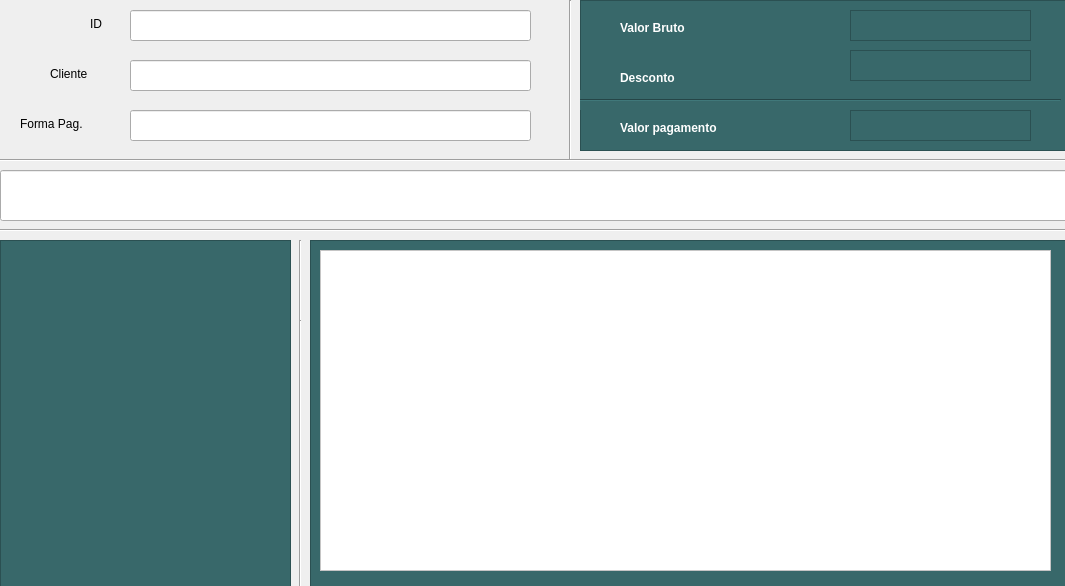
<?xml version="1.0" encoding="UTF-8"?>
<ui version="4.0">
 <class>Form</class>
 <widget class="QWidget" name="Form">
  <property name="geometry">
   <rect>
    <x>0</x>
    <y>0</y>
    <width>1065</width>
    <height>586</height>
   </rect>
  </property>
  <property name="sizePolicy">
   <sizepolicy hsizetype="Fixed" vsizetype="Preferred">
    <horstretch>0</horstretch>
    <verstretch>0</verstretch>
   </sizepolicy>
  </property>
  <property name="windowTitle">
   <string>Form</string>
  </property>
  <widget class="QLabel" name="label_6">
   <property name="geometry">
    <rect>
     <x>50</x>
     <y>60</y>
     <width>61</width>
     <height>28</height>
    </rect>
   </property>
   <property name="styleSheet">
    <string notr="true">font: 12pt &quot;Segoe UI&quot;;</string>
   </property>
   <property name="text">
    <string>Cliente</string>
   </property>
  </widget>
  <widget class="QLineEdit" name="input_id">
   <property name="geometry">
    <rect>
     <x>130</x>
     <y>10</y>
     <width>401</width>
     <height>31</height>
    </rect>
   </property>
  </widget>
  <widget class="QLineEdit" name="input_forma_pagamento">
   <property name="geometry">
    <rect>
     <x>130</x>
     <y>110</y>
     <width>401</width>
     <height>31</height>
    </rect>
   </property>
  </widget>
  <widget class="Line" name="line_2">
   <property name="geometry">
    <rect>
     <x>-10</x>
     <y>220</y>
     <width>1091</width>
     <height>20</height>
    </rect>
   </property>
   <property name="orientation">
    <enum>Qt::Horizontal</enum>
   </property>
  </widget>
  <widget class="QLabel" name="label_3">
   <property name="geometry">
    <rect>
     <x>90</x>
     <y>10</y>
     <width>31</width>
     <height>28</height>
    </rect>
   </property>
   <property name="styleSheet">
    <string notr="true">font: 12pt &quot;Segoe UI&quot;;</string>
   </property>
   <property name="text">
    <string>ID</string>
   </property>
  </widget>
  <widget class="QLineEdit" name="input_cliente">
   <property name="geometry">
    <rect>
     <x>130</x>
     <y>60</y>
     <width>401</width>
     <height>31</height>
    </rect>
   </property>
  </widget>
  <widget class="QWidget" name="formLayoutWidget_4">
   <property name="geometry">
    <rect>
     <x>570</x>
     <y>810</y>
     <width>181</width>
     <height>61</height>
    </rect>
   </property>
   <layout class="QFormLayout" name="formLayout_8">
    <item row="0" column="1">
     <widget class="QLabel" name="label_8">
      <property name="styleSheet">
       <string notr="true">font: 12pt &quot;Segoe UI&quot;;</string>
      </property>
      <property name="text">
       <string>Telefone de contato</string>
      </property>
     </widget>
    </item>
    <item row="1" column="1">
     <widget class="QLineEdit" name="input_telefone_3"/>
    </item>
   </layout>
  </widget>
  <widget class="QLabel" name="label_10">
   <property name="geometry">
    <rect>
     <x>20</x>
     <y>110</y>
     <width>101</width>
     <height>28</height>
    </rect>
   </property>
   <property name="styleSheet">
    <string notr="true">font: 12pt &quot;Segoe UI&quot;;</string>
   </property>
   <property name="text">
    <string>Forma Pag.</string>
   </property>
  </widget>
  <widget class="QLineEdit" name="input_produto">
   <property name="geometry">
    <rect>
     <x>0</x>
     <y>170</y>
     <width>1101</width>
     <height>51</height>
    </rect>
   </property>
  </widget>
  <widget class="QPushButton" name="pushButton">
   <property name="geometry">
    <rect>
     <x>320</x>
     <y>770</y>
     <width>121</width>
     <height>28</height>
    </rect>
   </property>
   <property name="text">
    <string>Finalizar cadastro</string>
   </property>
  </widget>
  <widget class="QWidget" name="formLayoutWidget_3">
   <property name="geometry">
    <rect>
     <x>570</x>
     <y>700</y>
     <width>461</width>
     <height>61</height>
    </rect>
   </property>
   <layout class="QFormLayout" name="formLayout_10">
    <item row="0" column="1">
     <widget class="QLabel" name="label_11">
      <property name="styleSheet">
       <string notr="true">font: 12pt &quot;Segoe UI&quot;;</string>
      </property>
      <property name="text">
       <string>Email</string>
      </property>
     </widget>
    </item>
    <item row="1" column="1">
     <widget class="QLineEdit" name="input_email_3"/>
    </item>
   </layout>
  </widget>
  <widget class="QFrame" name="frame">
   <property name="geometry">
    <rect>
     <x>580</x>
     <y>0</y>
     <width>531</width>
     <height>151</height>
    </rect>
   </property>
   <property name="styleSheet">
    <string notr="true">background-color: rgb(56, 104, 106);</string>
   </property>
   <property name="frameShape">
    <enum>QFrame::StyledPanel</enum>
   </property>
   <property name="frameShadow">
    <enum>QFrame::Raised</enum>
   </property>
   <widget class="QFrame" name="frame_valor_bruto">
    <property name="geometry">
     <rect>
      <x>270</x>
      <y>10</y>
      <width>181</width>
      <height>31</height>
     </rect>
    </property>
    <property name="frameShape">
     <enum>QFrame::StyledPanel</enum>
    </property>
    <property name="frameShadow">
     <enum>QFrame::Raised</enum>
    </property>
   </widget>
   <widget class="QFrame" name="frame_valor_desconto">
    <property name="geometry">
     <rect>
      <x>270</x>
      <y>50</y>
      <width>181</width>
      <height>31</height>
     </rect>
    </property>
    <property name="frameShape">
     <enum>QFrame::StyledPanel</enum>
    </property>
    <property name="frameShadow">
     <enum>QFrame::Raised</enum>
    </property>
   </widget>
   <widget class="QFrame" name="frame_valor_pagamento">
    <property name="geometry">
     <rect>
      <x>270</x>
      <y>110</y>
      <width>181</width>
      <height>31</height>
     </rect>
    </property>
    <property name="frameShape">
     <enum>QFrame::StyledPanel</enum>
    </property>
    <property name="frameShadow">
     <enum>QFrame::Raised</enum>
    </property>
   </widget>
   <widget class="QLabel" name="label_2">
    <property name="geometry">
     <rect>
      <x>40</x>
      <y>20</y>
      <width>111</width>
      <height>16</height>
     </rect>
    </property>
    <property name="font">
     <font>
      <pointsize>9</pointsize>
      <weight>75</weight>
      <bold>true</bold>
     </font>
    </property>
    <property name="styleSheet">
     <string notr="true">QLabel {color: rgb(255, 255, 255)}</string>
    </property>
    <property name="text">
     <string>Valor Bruto</string>
    </property>
   </widget>
   <widget class="QLabel" name="label_12">
    <property name="geometry">
     <rect>
      <x>40</x>
      <y>70</y>
      <width>71</width>
      <height>16</height>
     </rect>
    </property>
    <property name="font">
     <font>
      <pointsize>9</pointsize>
      <weight>75</weight>
      <bold>true</bold>
     </font>
    </property>
    <property name="styleSheet">
     <string notr="true">QLabel {color: rgb(255, 255, 255)}</string>
    </property>
    <property name="text">
     <string>Desconto</string>
    </property>
   </widget>
   <widget class="QLabel" name="label_13">
    <property name="geometry">
     <rect>
      <x>40</x>
      <y>120</y>
      <width>131</width>
      <height>16</height>
     </rect>
    </property>
    <property name="font">
     <font>
      <pointsize>9</pointsize>
      <weight>75</weight>
      <bold>true</bold>
     </font>
    </property>
    <property name="styleSheet">
     <string notr="true">QLabel {color: rgb(255, 255, 255)}</string>
    </property>
    <property name="text">
     <string>Valor pagamento</string>
    </property>
   </widget>
   <widget class="Line" name="line_3">
    <property name="geometry">
     <rect>
      <x>0</x>
      <y>90</y>
      <width>481</width>
      <height>20</height>
     </rect>
    </property>
    <property name="styleSheet">
     <string notr="true">QLabel {color: rgb(255, 255, 255)}</string>
    </property>
    <property name="orientation">
     <enum>Qt::Horizontal</enum>
    </property>
   </widget>
  </widget>
  <widget class="Line" name="line">
   <property name="geometry">
    <rect>
     <x>290</x>
     <y>240</y>
     <width>20</width>
     <height>341</height>
    </rect>
   </property>
   <property name="font">
    <font>
     <pointsize>20</pointsize>
     <weight>75</weight>
     <bold>true</bold>
    </font>
   </property>
   <property name="orientation">
    <enum>Qt::Vertical</enum>
   </property>
  </widget>
  <widget class="QFrame" name="frame_5">
   <property name="geometry">
    <rect>
     <x>310</x>
     <y>240</y>
     <width>761</width>
     <height>351</height>
    </rect>
   </property>
   <property name="styleSheet">
    <string notr="true">background-color: rgb(56, 104, 106);</string>
   </property>
   <property name="frameShape">
    <enum>QFrame::StyledPanel</enum>
   </property>
   <property name="frameShadow">
    <enum>QFrame::Raised</enum>
   </property>
   <widget class="QFrame" name="frame_9">
    <property name="geometry">
     <rect>
      <x>10</x>
      <y>10</y>
      <width>731</width>
      <height>321</height>
     </rect>
    </property>
    <property name="styleSheet">
     <string notr="true">background-color: rgb(255, 255, 255);</string>
    </property>
    <property name="frameShape">
     <enum>QFrame::StyledPanel</enum>
    </property>
    <property name="frameShadow">
     <enum>QFrame::Raised</enum>
    </property>
    <widget class="QListWidget" name="listWidget_produto">
     <property name="geometry">
      <rect>
       <x>0</x>
       <y>0</y>
       <width>731</width>
       <height>321</height>
      </rect>
     </property>
    </widget>
   </widget>
  </widget>
  <widget class="QFrame" name="frame_7">
   <property name="geometry">
    <rect>
     <x>0</x>
     <y>240</y>
     <width>291</width>
     <height>351</height>
    </rect>
   </property>
   <property name="styleSheet">
    <string notr="true">background-color: rgb(56, 104, 106);</string>
   </property>
   <property name="frameShape">
    <enum>QFrame::StyledPanel</enum>
   </property>
   <property name="frameShadow">
    <enum>QFrame::Raised</enum>
   </property>
   <widget class="QFrame" name="frame_8">
    <property name="geometry">
     <rect>
      <x>590</x>
      <y>220</y>
      <width>771</width>
      <height>351</height>
     </rect>
    </property>
    <property name="styleSheet">
     <string notr="true">background-color: rgb(56, 104, 106);</string>
    </property>
    <property name="frameShape">
     <enum>QFrame::StyledPanel</enum>
    </property>
    <property name="frameShadow">
     <enum>QFrame::Raised</enum>
    </property>
   </widget>
  </widget>
  <widget class="Line" name="line_4">
   <property name="geometry">
    <rect>
     <x>290</x>
     <y>320</y>
     <width>20</width>
     <height>341</height>
    </rect>
   </property>
   <property name="font">
    <font>
     <pointsize>20</pointsize>
     <weight>75</weight>
     <bold>true</bold>
    </font>
   </property>
   <property name="orientation">
    <enum>Qt::Vertical</enum>
   </property>
  </widget>
  <widget class="Line" name="line_5">
   <property name="geometry">
    <rect>
     <x>560</x>
     <y>0</y>
     <width>20</width>
     <height>161</height>
    </rect>
   </property>
   <property name="font">
    <font>
     <pointsize>20</pointsize>
     <weight>75</weight>
     <bold>true</bold>
    </font>
   </property>
   <property name="orientation">
    <enum>Qt::Vertical</enum>
   </property>
  </widget>
  <widget class="Line" name="line_6">
   <property name="geometry">
    <rect>
     <x>0</x>
     <y>150</y>
     <width>1091</width>
     <height>20</height>
    </rect>
   </property>
   <property name="orientation">
    <enum>Qt::Horizontal</enum>
   </property>
  </widget>
 </widget>
 <resources/>
 <connections/>
</ui>
